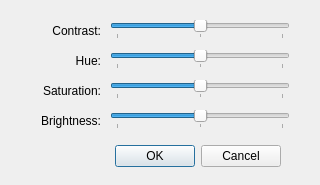
<?xml version="1.0" encoding="UTF-8"?>
<ui version="4.0">
 <class>Dialog</class>
 <widget class="QDialog" name="Dialog">
  <property name="geometry">
   <rect>
    <x>0</x>
    <y>0</y>
    <width>320</width>
    <height>185</height>
   </rect>
  </property>
  <property name="windowTitle">
   <string>Tune Per-Vertex Colors</string>
  </property>
  <widget class="QDialogButtonBox" name="buttonBox">
   <property name="geometry">
    <rect>
     <x>110</x>
     <y>140</y>
     <width>171</width>
     <height>32</height>
    </rect>
   </property>
   <property name="orientation">
    <enum>Qt::Horizontal</enum>
   </property>
   <property name="standardButtons">
    <set>QDialogButtonBox::Cancel|QDialogButtonBox::Ok</set>
   </property>
  </widget>
  <widget class="QLabel" name="label">
   <property name="geometry">
    <rect>
     <x>20</x>
     <y>50</y>
     <width>81</width>
     <height>21</height>
    </rect>
   </property>
   <property name="text">
    <string>Hue:</string>
   </property>
   <property name="alignment">
    <set>Qt::AlignRight|Qt::AlignTrailing|Qt::AlignVCenter</set>
   </property>
  </widget>
  <widget class="QLabel" name="label_2">
   <property name="geometry">
    <rect>
     <x>20</x>
     <y>80</y>
     <width>81</width>
     <height>21</height>
    </rect>
   </property>
   <property name="text">
    <string>Saturation:</string>
   </property>
   <property name="alignment">
    <set>Qt::AlignRight|Qt::AlignTrailing|Qt::AlignVCenter</set>
   </property>
  </widget>
  <widget class="QLabel" name="label_3">
   <property name="geometry">
    <rect>
     <x>20</x>
     <y>110</y>
     <width>81</width>
     <height>21</height>
    </rect>
   </property>
   <property name="text">
    <string>Brightness:</string>
   </property>
   <property name="alignment">
    <set>Qt::AlignRight|Qt::AlignTrailing|Qt::AlignVCenter</set>
   </property>
  </widget>
  <widget class="QSlider" name="sliderHue">
   <property name="geometry">
    <rect>
     <x>110</x>
     <y>50</y>
     <width>180</width>
     <height>19</height>
    </rect>
   </property>
   <property name="minimum">
    <number>-100</number>
   </property>
   <property name="maximum">
    <number>100</number>
   </property>
   <property name="orientation">
    <enum>Qt::Horizontal</enum>
   </property>
   <property name="tickPosition">
    <enum>QSlider::TicksBelow</enum>
   </property>
   <property name="tickInterval">
    <number>100</number>
   </property>
  </widget>
  <widget class="QSlider" name="sliderSat">
   <property name="geometry">
    <rect>
     <x>110</x>
     <y>80</y>
     <width>180</width>
     <height>19</height>
    </rect>
   </property>
   <property name="minimum">
    <number>-100</number>
   </property>
   <property name="maximum">
    <number>100</number>
   </property>
   <property name="orientation">
    <enum>Qt::Horizontal</enum>
   </property>
   <property name="tickPosition">
    <enum>QSlider::TicksBelow</enum>
   </property>
   <property name="tickInterval">
    <number>100</number>
   </property>
  </widget>
  <widget class="QSlider" name="sliderBrighness">
   <property name="geometry">
    <rect>
     <x>110</x>
     <y>110</y>
     <width>180</width>
     <height>19</height>
    </rect>
   </property>
   <property name="minimum">
    <number>-100</number>
   </property>
   <property name="maximum">
    <number>100</number>
   </property>
   <property name="orientation">
    <enum>Qt::Horizontal</enum>
   </property>
   <property name="tickPosition">
    <enum>QSlider::TicksBelow</enum>
   </property>
   <property name="tickInterval">
    <number>100</number>
   </property>
  </widget>
  <widget class="QSlider" name="sliderContrast">
   <property name="geometry">
    <rect>
     <x>110</x>
     <y>20</y>
     <width>180</width>
     <height>19</height>
    </rect>
   </property>
   <property name="minimum">
    <number>-150</number>
   </property>
   <property name="maximum">
    <number>150</number>
   </property>
   <property name="orientation">
    <enum>Qt::Horizontal</enum>
   </property>
   <property name="tickPosition">
    <enum>QSlider::TicksBelow</enum>
   </property>
   <property name="tickInterval">
    <number>150</number>
   </property>
  </widget>
  <widget class="QLabel" name="label_4">
   <property name="geometry">
    <rect>
     <x>20</x>
     <y>20</y>
     <width>81</width>
     <height>21</height>
    </rect>
   </property>
   <property name="text">
    <string>Contrast:</string>
   </property>
   <property name="alignment">
    <set>Qt::AlignRight|Qt::AlignTrailing|Qt::AlignVCenter</set>
   </property>
  </widget>
 </widget>
 <tabstops>
  <tabstop>buttonBox</tabstop>
  <tabstop>sliderContrast</tabstop>
  <tabstop>sliderHue</tabstop>
  <tabstop>sliderSat</tabstop>
  <tabstop>sliderBrighness</tabstop>
 </tabstops>
 <resources/>
 <connections>
  <connection>
   <sender>buttonBox</sender>
   <signal>accepted()</signal>
   <receiver>Dialog</receiver>
   <slot>accept()</slot>
   <hints>
    <hint type="sourcelabel">
     <x>248</x>
     <y>254</y>
    </hint>
    <hint type="destinationlabel">
     <x>157</x>
     <y>274</y>
    </hint>
   </hints>
  </connection>
  <connection>
   <sender>buttonBox</sender>
   <signal>rejected()</signal>
   <receiver>Dialog</receiver>
   <slot>reject()</slot>
   <hints>
    <hint type="sourcelabel">
     <x>316</x>
     <y>260</y>
    </hint>
    <hint type="destinationlabel">
     <x>286</x>
     <y>274</y>
    </hint>
   </hints>
  </connection>
 </connections>
</ui>
